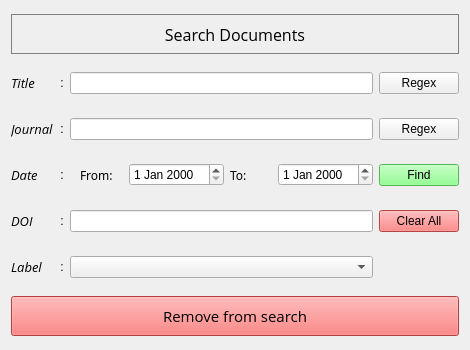
<?xml version="1.0" encoding="UTF-8"?>
<ui version="4.0">
 <class>mainwindow</class>
 <widget class="QWidget" name="mainwindow">
  <property name="geometry">
   <rect>
    <x>0</x>
    <y>0</y>
    <width>470</width>
    <height>350</height>
   </rect>
  </property>
  <property name="sizePolicy">
   <sizepolicy hsizetype="Fixed" vsizetype="Fixed">
    <horstretch>0</horstretch>
    <verstretch>0</verstretch>
   </sizepolicy>
  </property>
  <property name="minimumSize">
   <size>
    <width>470</width>
    <height>350</height>
   </size>
  </property>
  <property name="maximumSize">
   <size>
    <width>470</width>
    <height>350</height>
   </size>
  </property>
  <property name="windowTitle">
   <string>Searching Window</string>
  </property>
  <layout class="QVBoxLayout" name="verticalLayout">
   <item>
    <widget class="QLabel" name="search_lab">
     <property name="minimumSize">
      <size>
       <width>0</width>
       <height>40</height>
      </size>
     </property>
     <property name="maximumSize">
      <size>
       <width>16777215</width>
       <height>40</height>
      </size>
     </property>
     <property name="sizeIncrement">
      <size>
       <width>0</width>
       <height>0</height>
      </size>
     </property>
     <property name="font">
      <font>
       <family>Open Sans</family>
       <pointsize>12</pointsize>
      </font>
     </property>
     <property name="styleSheet">
      <string notr="true">border: 1px solid grey;</string>
     </property>
     <property name="text">
      <string>Search Documents</string>
     </property>
     <property name="alignment">
      <set>Qt::AlignmentFlag::AlignCenter</set>
     </property>
    </widget>
   </item>
   <item>
    <layout class="QGridLayout" name="select_grid" rowstretch="0,0,0,0,0" rowminimumheight="40,40,40,40,40">
     <item row="0" column="3">
      <widget class="QPushButton" name="title_regex">
       <property name="text">
        <string>Regex</string>
       </property>
       <property name="checkable">
        <bool>true</bool>
       </property>
      </widget>
     </item>
     <item row="1" column="2">
      <widget class="QLineEdit" name="journal_edit"/>
     </item>
     <item row="4" column="0">
      <widget class="QLabel" name="label">
       <property name="font">
        <font>
         <family>Open Sans</family>
         <pointsize>10</pointsize>
         <italic>true</italic>
        </font>
       </property>
       <property name="text">
        <string>Label</string>
       </property>
      </widget>
     </item>
     <item row="3" column="0">
      <widget class="QLabel" name="doi">
       <property name="font">
        <font>
         <family>Open Sans</family>
         <pointsize>10</pointsize>
         <italic>true</italic>
        </font>
       </property>
       <property name="text">
        <string>DOI</string>
       </property>
      </widget>
     </item>
     <item row="1" column="0">
      <widget class="QLabel" name="journal">
       <property name="font">
        <font>
         <family>Open Sans</family>
         <pointsize>10</pointsize>
         <italic>true</italic>
        </font>
       </property>
       <property name="text">
        <string>Journal</string>
       </property>
      </widget>
     </item>
     <item row="0" column="2">
      <widget class="QLineEdit" name="title_edit"/>
     </item>
     <item row="4" column="2">
      <widget class="QComboBox" name="label_box"/>
     </item>
     <item row="1" column="3">
      <widget class="QPushButton" name="journal_regex">
       <property name="text">
        <string>Regex</string>
       </property>
       <property name="checkable">
        <bool>true</bool>
       </property>
      </widget>
     </item>
     <item row="3" column="1">
      <widget class="QLabel" name="col_3">
       <property name="sizePolicy">
        <sizepolicy hsizetype="Fixed" vsizetype="Preferred">
         <horstretch>0</horstretch>
         <verstretch>0</verstretch>
        </sizepolicy>
       </property>
       <property name="text">
        <string>:</string>
       </property>
       <property name="alignment">
        <set>Qt::AlignmentFlag::AlignCenter</set>
       </property>
      </widget>
     </item>
     <item row="3" column="2">
      <widget class="QLineEdit" name="doi_edit"/>
     </item>
     <item row="0" column="0">
      <widget class="QLabel" name="title">
       <property name="font">
        <font>
         <family>Open Sans</family>
         <pointsize>10</pointsize>
         <italic>true</italic>
        </font>
       </property>
       <property name="text">
        <string>Title</string>
       </property>
      </widget>
     </item>
     <item row="0" column="1">
      <widget class="QLabel" name="col_1">
       <property name="sizePolicy">
        <sizepolicy hsizetype="Fixed" vsizetype="Preferred">
         <horstretch>0</horstretch>
         <verstretch>0</verstretch>
        </sizepolicy>
       </property>
       <property name="text">
        <string>:</string>
       </property>
       <property name="alignment">
        <set>Qt::AlignmentFlag::AlignCenter</set>
       </property>
      </widget>
     </item>
     <item row="1" column="1">
      <widget class="QLabel" name="col_2">
       <property name="sizePolicy">
        <sizepolicy hsizetype="Fixed" vsizetype="Preferred">
         <horstretch>0</horstretch>
         <verstretch>0</verstretch>
        </sizepolicy>
       </property>
       <property name="text">
        <string>:</string>
       </property>
       <property name="alignment">
        <set>Qt::AlignmentFlag::AlignCenter</set>
       </property>
      </widget>
     </item>
     <item row="4" column="1">
      <widget class="QLabel" name="col_4">
       <property name="sizePolicy">
        <sizepolicy hsizetype="Fixed" vsizetype="Preferred">
         <horstretch>0</horstretch>
         <verstretch>0</verstretch>
        </sizepolicy>
       </property>
       <property name="text">
        <string>:</string>
       </property>
       <property name="alignment">
        <set>Qt::AlignmentFlag::AlignCenter</set>
       </property>
      </widget>
     </item>
     <item row="2" column="2">
      <layout class="QHBoxLayout" name="date_range">
       <property name="leftMargin">
        <number>10</number>
       </property>
       <item>
        <widget class="QLabel" name="from_lab">
         <property name="font">
          <font>
           <family>OCR A</family>
           <italic>false</italic>
           <underline>false</underline>
          </font>
         </property>
         <property name="text">
          <string>From:</string>
         </property>
        </widget>
       </item>
       <item>
        <widget class="QDateEdit" name="from_date"/>
       </item>
       <item>
        <widget class="QLabel" name="to_lab">
         <property name="font">
          <font>
           <family>OCR A</family>
          </font>
         </property>
         <property name="text">
          <string>To:</string>
         </property>
        </widget>
       </item>
       <item>
        <widget class="QDateEdit" name="to_date"/>
       </item>
      </layout>
     </item>
     <item row="2" column="0">
      <widget class="QLabel" name="date">
       <property name="font">
        <font>
         <family>Open Sans</family>
         <pointsize>10</pointsize>
         <italic>true</italic>
        </font>
       </property>
       <property name="text">
        <string>Date</string>
       </property>
      </widget>
     </item>
     <item row="2" column="1">
      <widget class="QLabel" name="col_5">
       <property name="sizePolicy">
        <sizepolicy hsizetype="Minimum" vsizetype="Preferred">
         <horstretch>0</horstretch>
         <verstretch>0</verstretch>
        </sizepolicy>
       </property>
       <property name="text">
        <string>:</string>
       </property>
       <property name="alignment">
        <set>Qt::AlignmentFlag::AlignCenter</set>
       </property>
      </widget>
     </item>
     <item row="2" column="3">
      <widget class="QPushButton" name="find">
       <property name="styleSheet">
        <string notr="true">background-color: rgb(115, 255, 115);</string>
       </property>
       <property name="text">
        <string>Find</string>
       </property>
      </widget>
     </item>
     <item row="3" column="3">
      <widget class="QPushButton" name="clear_edits">
       <property name="styleSheet">
        <string notr="true">background-color: rgb(255, 95, 95);</string>
       </property>
       <property name="text">
        <string>Clear All</string>
       </property>
      </widget>
     </item>
    </layout>
   </item>
   <item>
    <widget class="QPushButton" name="clear_search">
     <property name="sizePolicy">
      <sizepolicy hsizetype="Expanding" vsizetype="Fixed">
       <horstretch>0</horstretch>
       <verstretch>0</verstretch>
      </sizepolicy>
     </property>
     <property name="minimumSize">
      <size>
       <width>0</width>
       <height>40</height>
      </size>
     </property>
     <property name="font">
      <font>
       <family>Open Sans</family>
       <pointsize>11</pointsize>
      </font>
     </property>
     <property name="autoFillBackground">
      <bool>false</bool>
     </property>
     <property name="styleSheet">
      <string notr="true">background-color: rgb(255, 90, 90);</string>
     </property>
     <property name="text">
      <string>Remove from search</string>
     </property>
    </widget>
   </item>
  </layout>
 </widget>
 <resources/>
 <connections/>
</ui>
